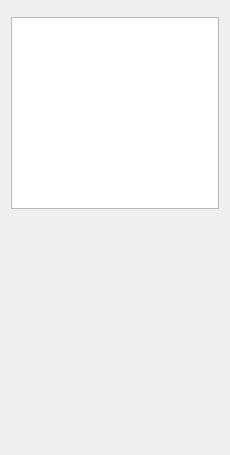
<?xml version="1.0" encoding="UTF-8"?>
<ui version="4.0">
 <class>ResourceDetailsWidget</class>
 <widget class="QWidget" name="ResourceDetailsWidget">
  <property name="geometry">
   <rect>
    <x>0</x>
    <y>0</y>
    <width>230</width>
    <height>455</height>
   </rect>
  </property>
  <layout class="QVBoxLayout" name="widgetLayout">
   <item>
    <widget class="nx::vms::client::desktop::AsyncImageWidget" name="cameraPreviewWidget" native="true"/>
   </item>
   <item>
    <widget class="nx::vms::client::desktop::TextEditLabel" name="captionTextLabel"/>
   </item>
   <item>
    <widget class="QLabel" name="descriptionLabel">
     <property name="wordWrap">
      <bool>true</bool>
     </property>
    </widget>
   </item>
   <item>
    <widget class="QWidget" name="warningContainer" native="true">
     <layout class="QVBoxLayout" name="verticalLayout">
      <property name="spacing">
       <number>2</number>
      </property>
      <property name="leftMargin">
       <number>0</number>
      </property>
      <property name="topMargin">
       <number>0</number>
      </property>
      <property name="rightMargin">
       <number>0</number>
      </property>
      <property name="bottomMargin">
       <number>0</number>
      </property>
      <item>
       <widget class="QWidget" name="warningCaptionContainer" native="true">
        <layout class="QHBoxLayout" name="horizontalLayout">
         <property name="spacing">
          <number>4</number>
         </property>
         <property name="leftMargin">
          <number>0</number>
         </property>
         <property name="topMargin">
          <number>0</number>
         </property>
         <property name="rightMargin">
          <number>0</number>
         </property>
         <property name="bottomMargin">
          <number>0</number>
         </property>
         <item>
          <widget class="QLabel" name="warningIconLabel"/>
         </item>
         <item>
          <widget class="QLabel" name="warningCaptionLabel"/>
         </item>
         <item>
          <spacer name="horizontalSpacer">
           <property name="orientation">
            <enum>Qt::Horizontal</enum>
           </property>
           <property name="sizeHint" stdset="0">
            <size>
             <width>0</width>
             <height>0</height>
            </size>
           </property>
          </spacer>
         </item>
        </layout>
       </widget>
      </item>
      <item>
       <widget class="QLabel" name="warningExplanationLabel">
        <property name="wordWrap">
         <bool>true</bool>
        </property>
       </widget>
      </item>
     </layout>
    </widget>
   </item>
   <item>
    <spacer name="verticalSpacer">
     <property name="orientation">
      <enum>Qt::Vertical</enum>
     </property>
     <property name="sizeHint" stdset="0">
      <size>
       <width>20</width>
       <height>81</height>
      </size>
     </property>
    </spacer>
   </item>
  </layout>
 </widget>
 <customwidgets>
  <customwidget>
   <class>nx::vms::client::desktop::AsyncImageWidget</class>
   <extends>QWidget</extends>
   <header location="global">nx/vms/client/desktop/common/widgets/async_image_widget.h</header>
   <container>1</container>
  </customwidget>
  <customwidget>
   <class>nx::vms::client::desktop::TextEditLabel</class>
   <extends>QTextEdit</extends>
   <header location="global">nx/vms/client/desktop/common/widgets/text_edit_label.h</header>
  </customwidget>
 </customwidgets>
 <resources/>
 <connections/>
</ui>
